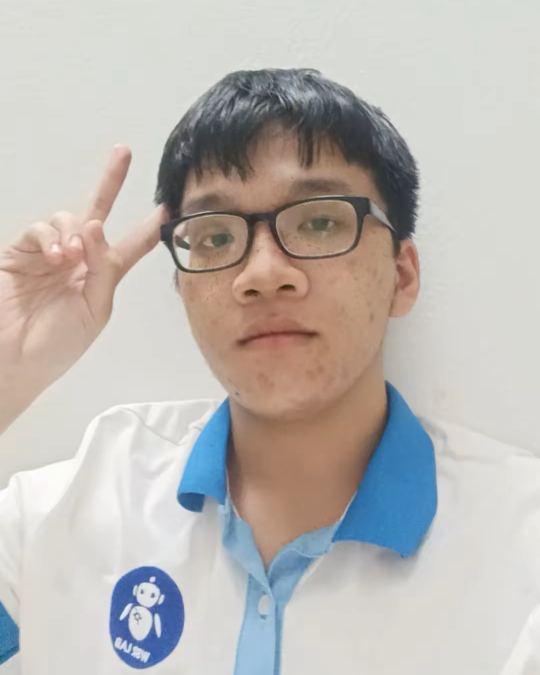
#> input picture images/anh.png, 1080 x 1350 px, given in place of the camera (shown at 1/2 size)
$ python vidu2.py
#> lines starting #> are read from the running program, lines starting #| are printed output that depends on the picture; after the words box and inside, x2 and y2 are one past the last pixel; in counts of white or black regions, pixels touching at a corner belong together
#xác định tọa độ đối tượng
import cv2
#doc anh
cap=cv2.VideoCapture(1)

while True:
    ret,frame=cap.read()
#> frame is the input picture: shape (1350, 1080, 3); mean B, G, R 180.3, 184.5, 189
    img = cv2.resize(frame,(0,0),fx=1.5,fy=1.5)
    gray = cv2.cvtColor(img,cv2.COLOR_BGR2GRAY)
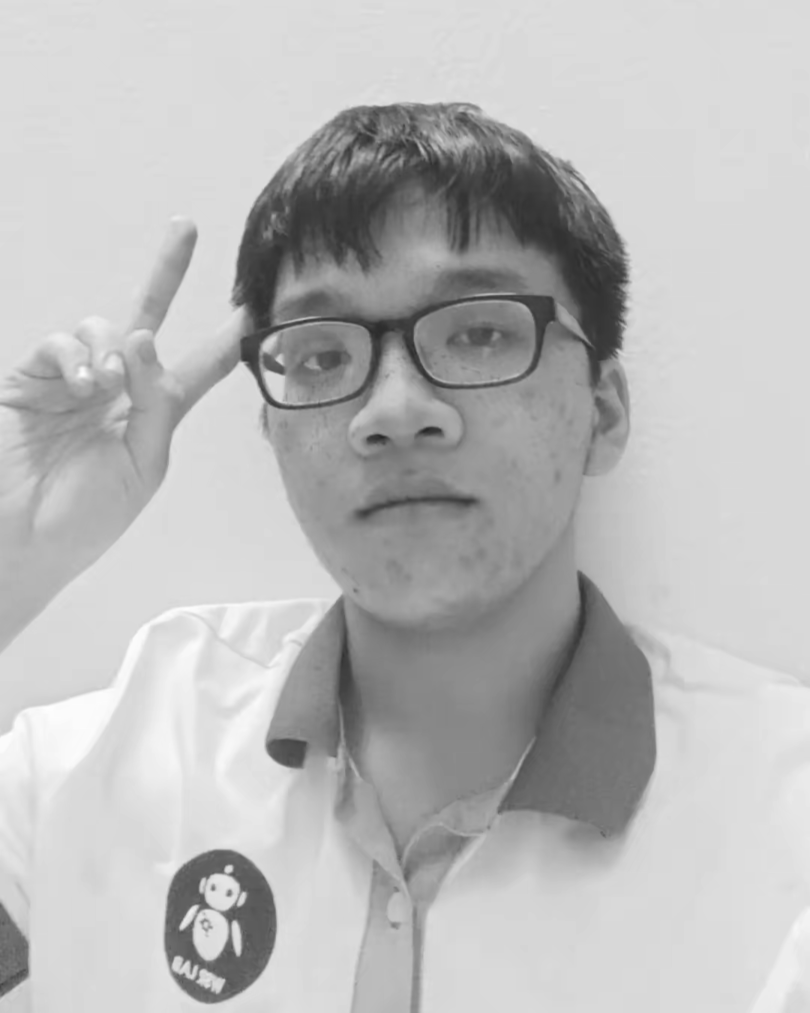
#> gray: shape (2025, 1620) (shown at 1/2 size); min 36, max 254, mean 185.4
    _,img_thresh = cv2.threshold(gray,50,255,cv2.THRESH_BINARY_INV)
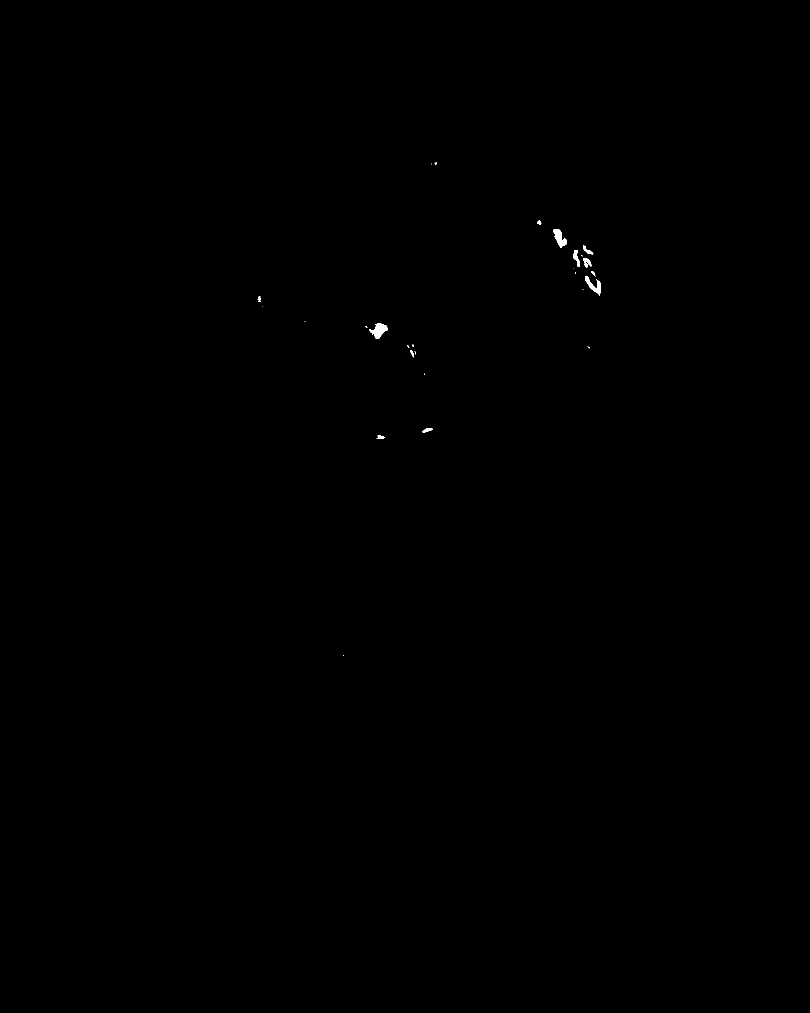
#> img_thresh: shape (2025, 1620) (shown at 1/2 size); 0.08% white; 27 white regions (15 under 20 px)

    contours,_=cv2.findContours(img_thresh,cv2.RETR_EXTERNAL,cv2.CHAIN_APPROX_SIMPLE)
#> contours = 27 contours, 15 with area under 20; largest, box (x1, y1, x2, y2) and area: (738, 646, 776, 678) 571, (1107, 458, 1134, 495) 480, (1170, 552, 1202, 591) 396, (1147, 500, 1160, 534) 182, (1167, 516, 1183, 536) 147
    draw = cv2.drawContours(img,contours,-1,(0,255,0),1)
    for cnt in contours:
        M = cv2.moments(cnt)
        if M["m00"] !=0:
            cX = int(M["m10"]/ M["m00"])
            cY = int(M["m01"] / M["m00"])
            cv2.circle(img, (cX,cY),1,(0,0,255),1)
            X = str(cX)
            Y = str(cY)
            cv2.putText(img,"("+X+","+Y+")",(cX-30,cY-30),cv2.FONT_HERSHEY_TRIPLEX,0.5,(255,0,0),1 )
#> this loop made 27 passes
#> (cnt, cX, cY, X, Y) on passes 1, 4, 17, 21: ([[686, 1310], [686, 1311], [687, 1311]], 686, 1310, '686', '1310'), ([[848, 747], [848, 748], [849, 749], [849, 748]], 848, 748, '848', '748'), ([[1150, 545], [1150, 546], [1151, 546], [1151, 545]], 1150, 545, '1150', '545'), ([[1162, 510], [1164, 512], [1164, 511], [1163, 510]], 1163, 510, '1163', '510')
#> (cX, cY, X, Y) on passes 2, 3, 5, 6, 7, 8: (760, 873, '760', '873'), (854, 860, '854', '860'), (830, 705, '830', '705'), (824, 706, '824', '706'), (1177, 694, '1177', '694'), (816, 692, '816', '692')
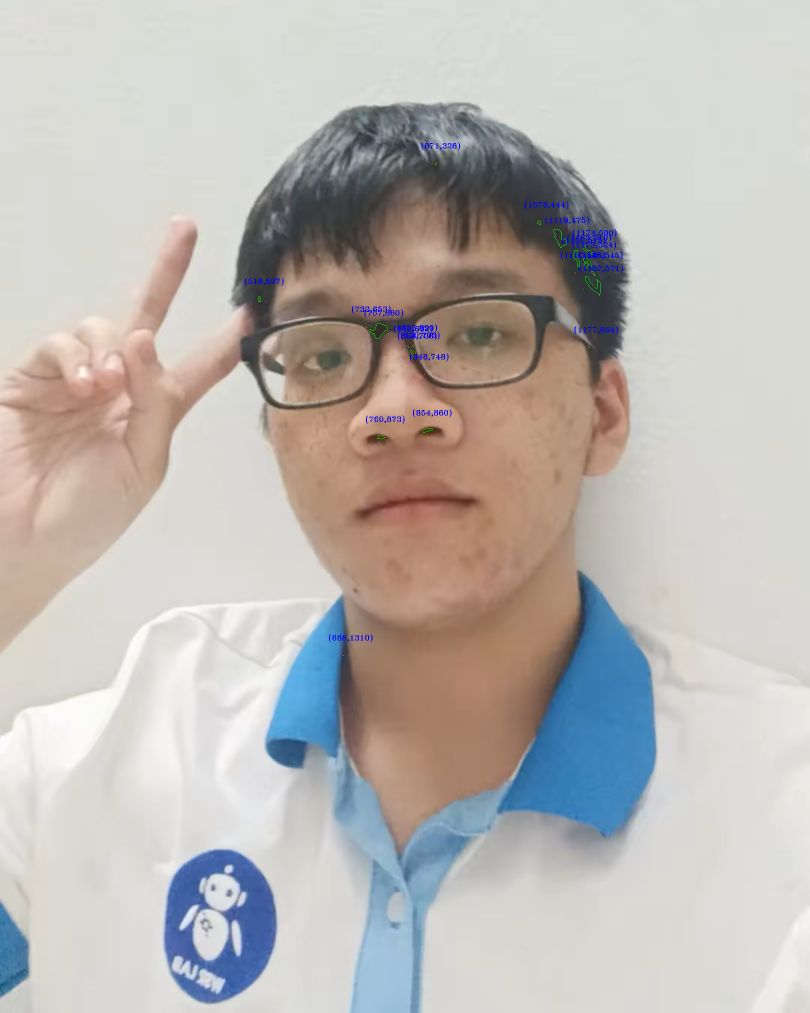
#> img: shape (2025, 1620, 3) (shown at 1/2 size); mean B, G, R 180.6, 184.3, 188.8


    cv2.imshow("cua so hien thi",img)
    if cv2.waitKey(1)==ord(" "):
#> (key Esc is pressed here)
        break

cap.release()
cv2.destroyAllWindows()
